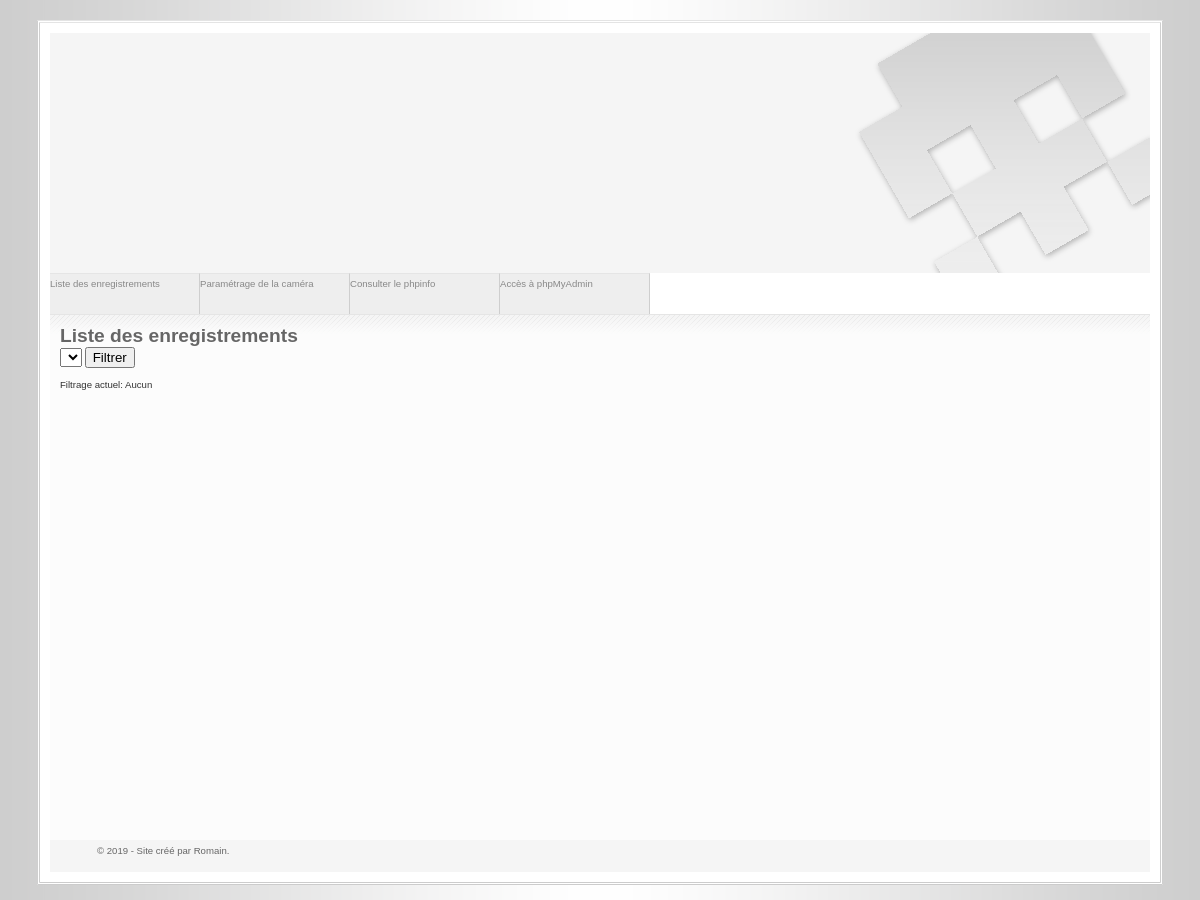
Before: / with the older database file.
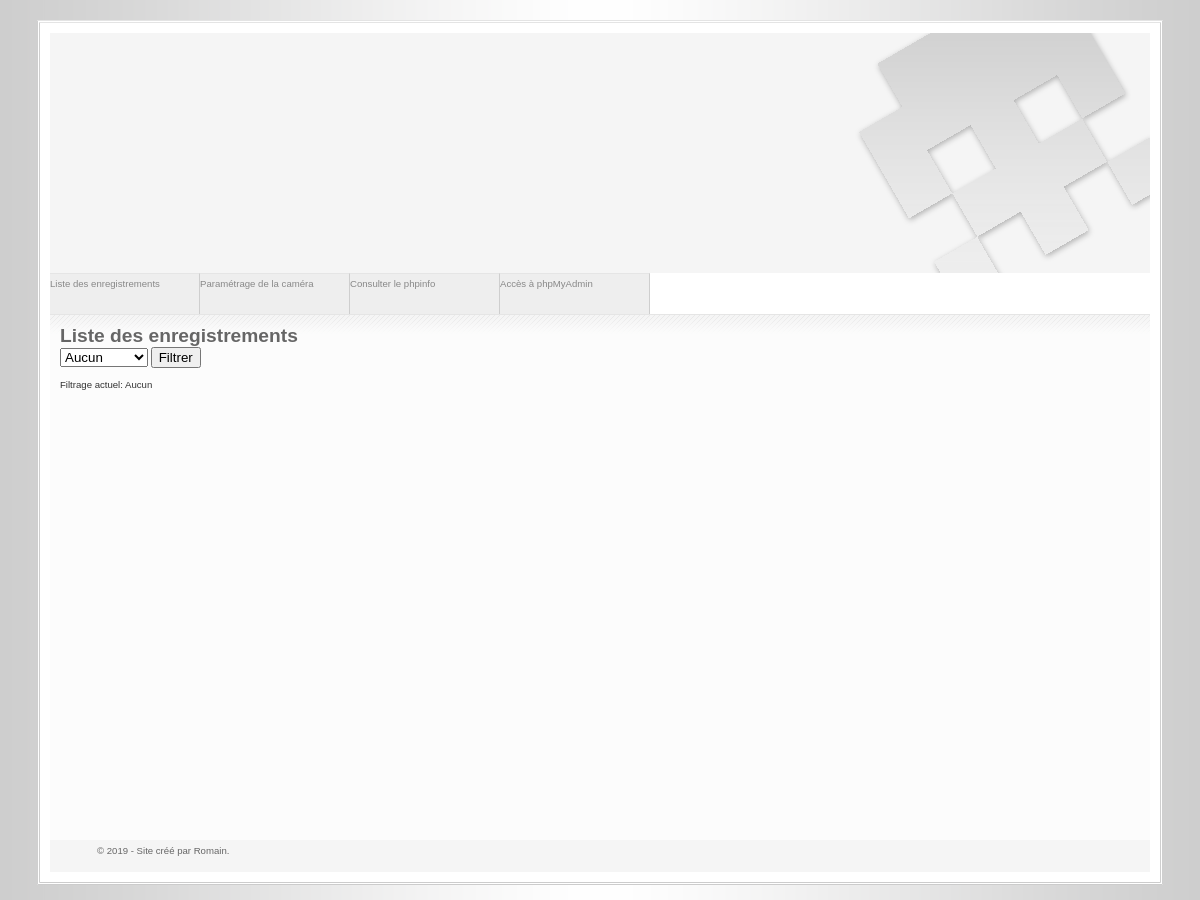
After: the same page with the newer database file.
### tables this page shows
CREATE TABLE `champFormulaire` (
  `id` tinyint(4) NOT NULL,
  `typeDeChamp` tinyint(4) NOT NULL DEFAULT 0 COMMENT 'Type de champ',
  `formulaire` varchar(255) NOT NULL COMMENT 'Nom du menu concerné',
  `nomChamp` varchar(255) NOT NULL,
  `titreChamp` varchar(255) NOT NULL COMMENT 'Nom affiché dans le menu',
  `minimum` smallint(6) DEFAULT NULL,
  `maximum` smallint(6) DEFAULT NULL,
  `pas` tinyint(4) DEFAULT NULL,
  `valeur` varchar(255) DEFAULT NULL COMMENT 'Choix disponibles',
  `valeurParDefaut` smallint(6) DEFAULT NULL
);

### include/fonction.php (called while the page is built, shortened)
<?php
	function requeteSQL($utilisateur, $motDePasse, $requeteSQL, $listeParametreRequeteSQL)
	{
		try {
			$bdd = new PDO('mysql:host=localhost;dbname=videosurveillance;charset=utf8', $utilisateur, $motDePasse);
		}
		catch (Exception $e) {
			return $e;
		}
		$reponseSQL = $bdd->prepare($requeteSQL);
		$reponseSQL->execute($listeParametreRequeteSQL);
		$donneeReponseSQL = $reponseSQL->fetchAll();
		return $donneeReponseSQL;
	}
?>

### index.php (the view, shortened to what this page needs)
<!DOCTYPE html>
<html>
    <?php include("include/header.php"); ?>
    <?php include("include/fonction.php"); ?>
    <body>
	<div class="main">
		<div class="container">
			<div class="gfx"><a href="index.php"><span></span></a></div>
			<?php include("include/menu.php"); ?>
			<div class="content">
				<div class="item">
					<h1>Liste des enregistrements<br /></h1>
					<form method="post" action="index.php">
							<?php
								$reponseSQL = requeteSQL('php_formulaire', 'php84', 'SELECT valeur AS choix, titreChamp AS "titre", nomChamp FROM champFormulaire WHERE formulaire = "filtreAgeEnregistrement"', array());
								$nomChamp = $reponseSQL[0]['nomChamp'];
								echo '<select name='.$nomChamp.' id='.$nomChamp.'>';
								foreach($reponseSQL as $optionMenu)
								{
									echo "<option value=".$optionMenu['choix'].">".$optionMenu['titre']."</option>";
								}
								echo '</select>';
							?>
						<input type="submit" value="Filtrer" />
					</form>
					<?php
						if(isset($_POST[$nomChamp]))
						{
							$requeteSQL = 'SELECT count(nomChamp) AS "resultat", titreChamp AS "titre" FROM champFormulaire WHERE formulaire = "filtreAgeEnregistrement" AND valeur = :intervalle';
							$reponseSQL = requeteSQL('php_formulaire', 'php84', $requeteSQL, array('intervalle' => $_POST[$nomChamp]));
							foreach($reponseSQL as $occurence){
								if($occurence['resultat'] == 1) {
									$intervalleMax = $_POST[$nomChamp];
									$filtrage = $occurence['titre'];
								}
								else {
									$intervalleMax = -1;
									$filtrage = "Aucun";
								}
							}
						}
						else
						{
							$filtrage = 'Aucun';
						}
						echo '<br />Filtrage actuel: '.$filtrage;
						?>
				</div>
			</div>
			<?php include("include/footer.php") ?>
		</div>
	</div>
    </body>
</html>

### include/header.php (shortened to what this page needs)
<head>
<link rel="stylesheet" type="text/css" href="default.css"/>
</head>

### include/menu.php
<div class="menu">
	<a href="index.php">Liste des enregistrements</a>
	<a href="parametre.php">Paramétrage de la caméra</a>
	<a href="phpinfo.php">Consulter le phpinfo</a>
	<a href="phpmyadmin">Accès à phpMyAdmin</a>
</div>

### include/footer.php
<div class="footer">
	<span class="left">&copy; 2019 - Site créé par Romain.</span>
	<div class="clearer"><span></span></div>
</div>

### default.css (style rules this page uses)
a { color: #000; text-decoration: none; }
span { margin-left: 30px; }
body { background: #CCC url(img/bg.gif) repeat-y fixed bottom center; color: #333; margin: 20px 0; text-align: center; font: normal 0.6em sans-serif,Arial; }
.gfx a { background: #F5F5F5 url(img/bright_pixel-1100px.gif) no-repeat; display: block; height: 240px; }
.main { background: #FFF; border: 3px double #EEE; border-color: #E4E4E4 #CFCFCF #CCC #CFCFCF; margin: 20px auto 4px auto; text-align: left; width: 1120px; }
.container { margin: 10px; }
.menu a { background: #EEE; border-right: 1px solid #CECECE; border-top: 1px solid #E5E5E5; color: #888; float: left; padding-top: 4px; width: 149px; height: 36px; }
.content { background: #F5F5F5; border-top: 1px solid #E5E5E5; clear: both; }
.content h1 { margin: 0; font: bold 2em sans-serif,Arial; color: #666; }
.item { background: #FCFCFC url(img/bgitem.gif) repeat-x; padding: 10px; }
.footer { padding: 5px; background: #F5F5F5; color: #666; }
.footer .left, .footer .right { padding: 0 12px; }
.left { float: left; }
.clearer { clear: both; }

Changed rows visible on the page:
added champformulaire: nomChamp "Aucun"
Other visible differences:
form field intervalle: (not shown) → "Aucun"
$filtrage: "Aucun" → (not shown)
